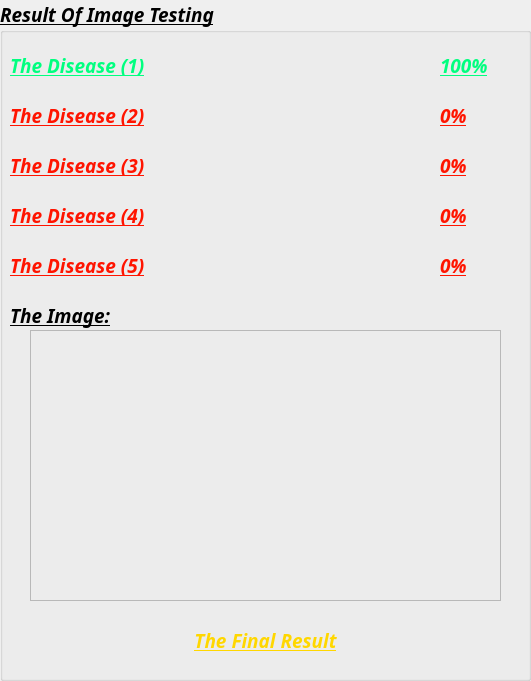
  <widget class="QGroupBox" name="groupBox_2">
   <property name="geometry">
    <rect>
     <x>30</x>
     <y>40</y>
     <width>531</width>
     <height>681</height>
    </rect>
   </property>
   <property name="font">
    <font>
     <family>Arial Black</family>
     <pointsize>14</pointsize>
     <weight>75</weight>
     <italic>true</italic>
     <bold>true</bold>
     <underline>true</underline>
    </font>
   </property>
   <property name="styleSheet">
    <string notr="true"/>
   </property>
   <property name="title">
    <string>Result Of Image Testing</string>
   </property>
   <widget class="QLabel" name="label_48">
    <property name="geometry">
     <rect>
      <x>10</x>
      <y>300</y>
      <width>171</width>
      <height>31</height>
     </rect>
    </property>
    <property name="font">
     <font>
      <pointsize>14</pointsize>
     </font>
    </property>
    <property name="text">
     <string>The Image:</string>
    </property>
    <property name="scaledContents">
     <bool>false</bool>
    </property>
    <property name="alignment">
     <set>Qt::AlignLeading|Qt::AlignLeft|Qt::AlignVCenter</set>
    </property>
   </widget>
   <widget class="QLabel" name="p5">
    <property name="geometry">
     <rect>
      <x>440</x>
      <y>250</y>
      <width>71</width>
      <height>31</height>
     </rect>
    </property>
    <property name="font">
     <font>
      <pointsize>14</pointsize>
     </font>
    </property>
    <property name="styleSheet">
     <string notr="true"> color:rgb(255, 20, 0);
</string>
    </property>
    <property name="text">
     <string>0%</string>
    </property>
    <property name="scaledContents">
     <bool>false</bool>
    </property>
    <property name="alignment">
     <set>Qt::AlignLeading|Qt::AlignLeft|Qt::AlignVCenter</set>
    </property>
   </widget>
   <widget class="QLabel" name="p1">
    <property name="geometry">
     <rect>
      <x>440</x>
      <y>50</y>
      <width>71</width>
      <height>31</height>
     </rect>
    </property>
    <property name="font">
     <font>
      <pointsize>14</pointsize>
     </font>
    </property>
    <property name="styleSheet">
     <string notr="true"> color:rgb(0, 255, 127);
</string>
    </property>
    <property name="text">
     <string>100%</string>
    </property>
    <property name="scaledContents">
     <bool>false</bool>
    </property>
    <property name="alignment">
     <set>Qt::AlignLeading|Qt::AlignLeft|Qt::AlignVCenter</set>
    </property>
   </widget>
   <widget class="QLabel" name="d4">
    <property name="geometry">
     <rect>
      <x>10</x>
      <y>200</y>
      <width>411</width>
      <height>31</height>
     </rect>
    </property>
    <property name="font">
     <font>
      <pointsize>14</pointsize>
     </font>
    </property>
    <property name="styleSheet">
     <string notr="true"> color:rgb(255, 20, 0);
</string>
    </property>
    <property name="text">
     <string>The Disease (4)</string>
    </property>
    <property name="alignment">
     <set>Qt::AlignLeading|Qt::AlignLeft|Qt::AlignVCenter</set>
    </property>
   </widget>
   <widget class="QLabel" name="p3">
    <property name="geometry">
     <rect>
      <x>440</x>
      <y>150</y>
      <width>71</width>
      <height>31</height>
     </rect>
    </property>
    <property name="font">
     <font>
      <pointsize>14</pointsize>
     </font>
    </property>
    <property name="styleSheet">
     <string notr="true"> color:rgb(255, 20, 0);
</string>
    </property>
    <property name="text">
     <string>0%</string>
    </property>
    <property name="scaledContents">
     <bool>false</bool>
    </property>
    <property name="alignment">
     <set>Qt::AlignLeading|Qt::AlignLeft|Qt::AlignVCenter</set>
    </property>
   </widget>
   <widget class="QLabel" name="d3">
    <property name="geometry">
     <rect>
      <x>10</x>
      <y>150</y>
      <width>411</width>
      <height>31</height>
     </rect>
    </property>
    <property name="font">
     <font>
      <pointsize>14</pointsize>
     </font>
    </property>
    <property name="styleSheet">
     <string notr="true"> color:rgb(255, 20, 0);
</string>
    </property>
    <property name="text">
     <string>The Disease (3)</string>
    </property>
    <property name="scaledContents">
     <bool>false</bool>
    </property>
    <property name="alignment">
     <set>Qt::AlignLeading|Qt::AlignLeft|Qt::AlignVCenter</set>
    </property>
   </widget>
   <widget class="QLabel" name="p2">
    <property name="geometry">
     <rect>
      <x>440</x>
      <y>100</y>
      <width>71</width>
      <height>31</height>
     </rect>
    </property>
    <property name="font">
     <font>
      <pointsize>14</pointsize>
     </font>
    </property>
    <property name="styleSheet">
     <string notr="true"> color:rgb(255, 20, 0);
</string>
    </property>
    <property name="text">
     <string>0%</string>
    </property>
    <property name="scaledContents">
     <bool>false</bool>
    </property>
    <property name="alignment">
     <set>Qt::AlignLeading|Qt::AlignLeft|Qt::AlignVCenter</set>
    </property>
   </widget>
   <widget class="QLabel" name="p4">
    <property name="geometry">
     <rect>
      <x>440</x>
      <y>200</y>
      <width>71</width>
      <height>31</height>
     </rect>
    </property>
    <property name="font">
     <font>
      <pointsize>14</pointsize>
     </font>
    </property>
    <property name="styleSheet">
     <string notr="true"> color:rgb(255, 20, 0);
</string>
    </property>
    <property name="text">
     <string>0%</string>
    </property>
    <property name="scaledContents">
     <bool>false</bool>
    </property>
    <property name="alignment">
     <set>Qt::AlignLeading|Qt::AlignLeft|Qt::AlignVCenter</set>
    </property>
   </widget>
   <widget class="QLabel" name="d1">
    <property name="geometry">
     <rect>
      <x>10</x>
      <y>50</y>
      <width>411</width>
      <height>31</height>
     </rect>
    </property>
    <property name="font">
     <font>
      <pointsize>14</pointsize>
     </font>
    </property>
    <property name="styleSheet">
     <string notr="true"> color:rgb(0, 255, 127);
</string>
    </property>
    <property name="text">
     <string>The Disease (1)</string>
    </property>
    <property name="scaledContents">
     <bool>false</bool>
    </property>
    <property name="alignment">
     <set>Qt::AlignLeading|Qt::AlignLeft|Qt::AlignVCenter</set>
    </property>
   </widget>
   <widget class="QLabel" name="d2">
    <property name="geometry">
     <rect>
      <x>10</x>
      <y>100</y>
      <width>411</width>
      <height>31</height>
     </rect>
    </property>
    <property name="font">
     <font>
      <pointsize>14</pointsize>
     </font>
    </property>
    <property name="styleSheet">
     <string notr="true"> color:rgb(255, 20, 0);
</string>
    </property>
    <property name="text">
     <string>The Disease (2)</string>
    </property>
    <property name="scaledContents">
     <bool>false</bool>
    </property>
    <property name="alignment">
     <set>Qt::AlignLeading|Qt::AlignLeft|Qt::AlignVCenter</set>
    </property>
   </widget>
   <widget class="QLabel" name="d5">
    <property name="geometry">
     <rect>
      <x>10</x>
      <y>250</y>
      <width>411</width>
      <height>31</height>
     </rect>
    </property>
    <property name="font">
     <font>
      <pointsize>14</pointsize>
     </font>
    </property>
    <property name="styleSheet">
     <string notr="true"> color:rgb(255, 20, 0);
</string>
    </property>
    <property name="text">
     <string>The Disease (5)</string>
    </property>
    <property name="scaledContents">
     <bool>false</bool>
    </property>
    <property name="alignment">
     <set>Qt::AlignLeading|Qt::AlignLeft|Qt::AlignVCenter</set>
    </property>
   </widget>
   <widget class="QFrame" name="frame">
    <property name="geometry">
     <rect>
      <x>30</x>
      <y>330</y>
      <width>471</width>
      <height>271</height>
     </rect>
    </property>
    <property name="frameShape">
     <enum>QFrame::StyledPanel</enum>
    </property>
    <property name="frameShadow">
     <enum>QFrame::Raised</enum>
    </property>
    <widget class="QLabel" name="lb_image">
     <property name="geometry">
      <rect>
       <x>30</x>
       <y>20</y>
       <width>411</width>
       <height>231</height>
      </rect>
     </property>
     <property name="text">
      <string/>
     </property>
     <property name="pixmap">
      <pixmap>../FakeVideoDetection/dataset/UADFV_frames/fake_images/0006_fake/0000.png</pixmap>
     </property>
     <property name="scaledContents">
      <bool>true</bool>
     </property>
    </widget>
   </widget>
   <widget class="QLabel" name="finalresult">
    <property name="geometry">
     <rect>
      <x>30</x>
      <y>610</y>
      <width>471</width>
      <height>61</height>
     </rect>
    </property>
    <property name="font">
     <font>
      <pointsize>14</pointsize>
     </font>
    </property>
    <property name="styleSheet">
     <string notr="true"> color:rgb(255, 215, 0);
</string>
    </property>
    <property name="text">
     <string>The Final Result</string>
    </property>
    <property name="scaledContents">
     <bool>false</bool>
    </property>
    <property name="alignment">
     <set>Qt::AlignCenter</set>
    </property>
    <property name="wordWrap">
     <bool>true</bool>
    </property>
   </widget>
  </widget>
